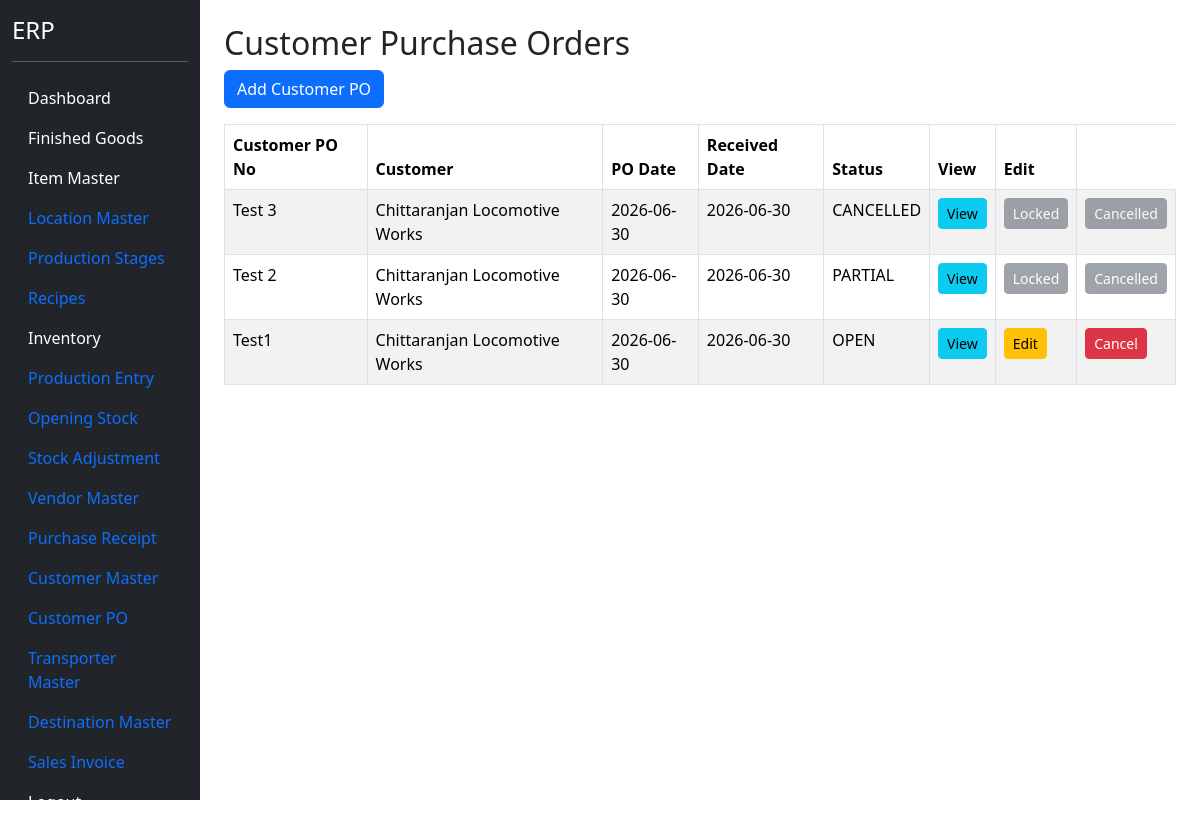
/customer-po (signed in), run on an earlier commit of the app's database.
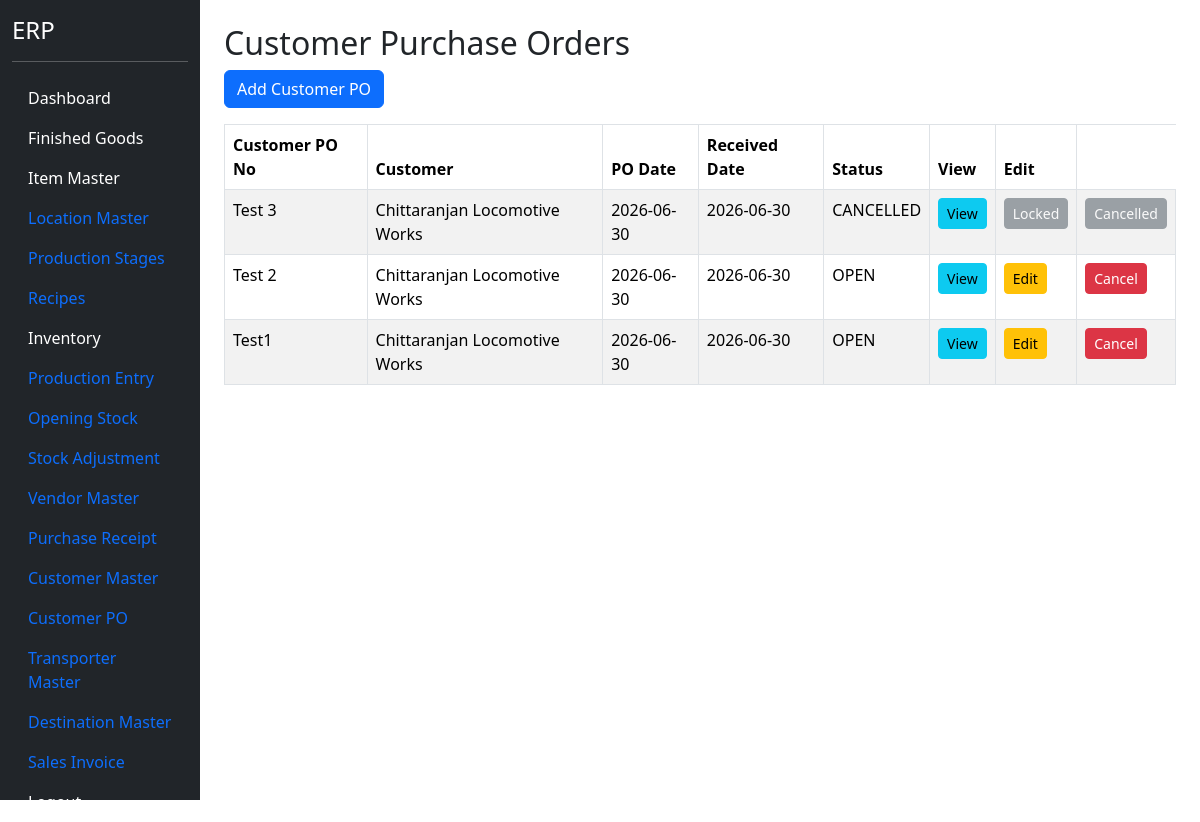
And on a later commit of the database.
### models.py (models this page shows)
class CustomerPOHeader(db.Model):
    __tablename__ = "customer_po_header"
    id = db.Column(
        db.Integer,
        primary_key=True
    )
    customer_id = db.Column(
        db.Integer,
        db.ForeignKey("customer_master.id"),
        nullable=False
    )
    customer_po_no = db.Column(
        db.String(100),
        nullable=False
    )
    customer_po_date = db.Column(
        db.Date,
        nullable=False
    )
    order_received_date = db.Column(
        db.Date,
        nullable=False
    )
    payment_terms = db.Column(
        db.String(200)
    )
    freight_terms = db.Column(
        db.String(200)
    )
    remarks = db.Column(
        db.String(500)
    )
    status = db.Column(
        db.String(20),
        default="OPEN"
    )
    customer = db.relationship(
        "CustomerMaster"
    )
    details = db.relationship(
        "CustomerPODetail",
        backref="customer_po",
        cascade="all, delete-orphan"
    )

class CustomerMaster(db.Model):
    __tablename__ = "customer_master"
    id = db.Column(
        db.Integer,
        primary_key=True
    )
    customer_code = db.Column(
        db.String(20),
        unique=True,
        nullable=True
    )
    customer_name = db.Column(
        db.String(200),
        nullable=False
    )
    contact_person = db.Column(
        db.String(100)
    )
    mobile = db.Column(
        db.String(20)
    )
    email = db.Column(
        db.String(100)
    )
    gst_no = db.Column(
        db.String(30)
    )
    pan_no = db.Column(
        db.String(20)
    )
    address = db.Column(
        db.String(500)
    )
    city = db.Column(
        db.String(100)
    )
    state = db.Column(
        db.String(100)
    )
    country = db.Column(
        db.String(100),
        default="India"
    )
    pincode = db.Column(
        db.String(20)
    )
    credit_days = db.Column(
        db.Integer,
        default=30
    )
    credit_limit = db.Column(
        db.Float,
        default=0
    )
    active = db.Column(
        db.Boolean,
        default=True
    )

### blueprints/masters/routes.py (the view)
@masters_bp.route("/customer-po")
@login_required
def customer_po():
    po_list = CustomerPOHeader.query.order_by(
        CustomerPOHeader.order_received_date.desc(),
        CustomerPOHeader.id.desc()
    ).all()
    return render_template(
        "customer_po.html",
        po_list=po_list
    )

### app.py (called while the page is built)
@login_manager.user_loader
def load_user(user_id):
    return User.query.get(int(user_id))

### templates/customer_po.html
{% extends "base.html" %}
{% block content %}
<div class="container mt-4">
<h2>
    Customer Purchase Orders
</h2>
<a
    href="/customer-po/add"
    class="btn btn-primary mb-3">
    Add Customer PO
</a>
<table class="table table-bordered table-striped">
    <thead>
        <tr>
            <th>
                Customer PO No
            </th>
            <th>
                Customer
            </th>
            <th>
                PO Date
            </th>
            <th>
                Received Date
            </th>
            <th>
                Status
            </th>
            <th>
                View
            </th>
            <th>
                Edit
            </th>
        </tr>
    </thead>
<tbody>
    {% for row in po_list %}
        <tr>
            <td>
                {{ row.customer_po_no }}
            </td>
            <td>
                {{ row.customer.customer_name }}
            </td>
            <td>
                {{ row.customer_po_date }}
            </td>
            <td>
                {{ row.order_received_date }}
            </td>
            <td>
                {{ row.status }}
            </td>
            <td>
                <a
                    href="/customer-po/view/{{ row.id }}"
                    class="btn btn-info btn-sm">
                    View
                </a>
            </td>
            <td>
                {% if row.status=="OPEN" %}
                    <a
                        href="/customer-po/edit/{{ row.id }}"
                        class="btn btn-warning btn-sm">
                        Edit
                    </a>
                    {% else %}
                    <button
                        class="btn btn-secondary btn-sm"
                        disabled>
                        Locked
                    </button>
                    {% endif %}
            </td>
            <td>
                {% if row.status=="OPEN" %}
                    <a
                        href="/customer-po/cancel/{{ row.id }}"
                        class="btn btn-danger btn-sm"
                        onclick="return confirm('Cancel this Customer PO?');">
                        Cancel
                    </a>
                    {% else %}
                    <button
                        class="btn btn-secondary btn-sm"
                        disabled>
                        Cancelled
                    </button>
                    {% endif %}
            </td>
        </tr>
        {% endfor %}
    </tbody>
</table>
</div>
{% endblock %}

What changed in the data, as far as the page shows it:
changed CustomerPOHeader "Test 2": status "PARTIAL" → "OPEN"; status "Locked Cancelled" → "Edit Cancel"
